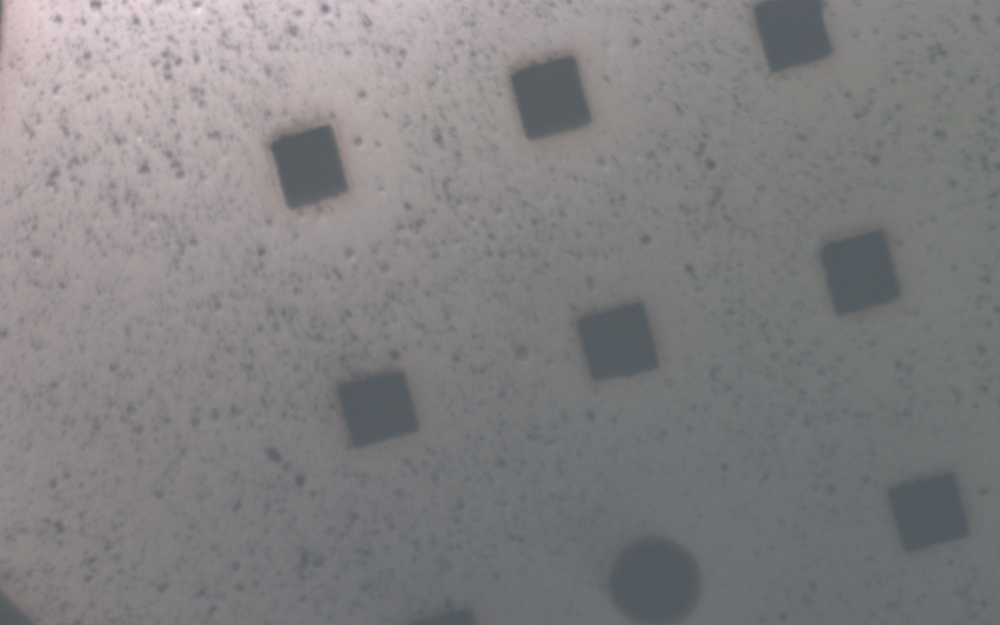
#> input picture test_images/focused/capture_20260407_122947_940421.png, 1000 x 625 px, shrunk from 1920 x 1200 before the run; its folder holds only this picture in this run
$ python AutoFocus.py   (older library calls are emulated)
#> lines starting #> are read from the running program, lines starting #| are printed output that depends on the picture
import cv2
import numpy as np
import time
import threading
import os
from concurrent.futures import ProcessPoolExecutor
from datetime import datetime
from pathlib import Path
if __name__ != "__main__": from schema.PositionSchema import Position

# Perhaps it would be best to move this insdie of the Camera Control class.
# The main advantage of doing so is that it enables us to use the same camera feed as the rest of the program
# This is enabled by easy access to the movement ToolController vial the ToolController singleton

HIGH = 23
LOW = 13
BROAD_STEP = 0.05
FINE_STEP = 0.01
FINER_STEP = 0.001

FAST_AF_SAMPLES_PER_SECOND = 12.5
FAST_AF_FEEDRATE = 400

TYPICAL_FAST_ERROR = 0.5

TYPICAL_QUICK_ERROR = 0.2


class Autofocus:

    # [254 lines left out: functions percise_autofocus_singlepass, fast_autofocus_singlepass, thorough_autofocus_routine, quick_autofocus_routine, generate_heights, wait_for_fresh_frame and 1 more, not called in this run]


    @staticmethod
    def get_sharpness_laplacian(img):
        """Return focus sharpness via variance of the Laplacian."""
        gray = cv2.cvtColor(img, cv2.COLOR_BGR2GRAY)
        lap = cv2.Laplacian(gray, cv2.CV_64F)
        return float(lap.var())

    @staticmethod
    def get_sharpness_tenengrad(img, tau_p = 90):
        gray = cv2.cvtColor(img, cv2.COLOR_BGR2GRAY)
        gx = cv2.Sobel(gray, cv2.CV_64F, 1, 0, ksize=3)
        gy = cv2.Sobel(gray, cv2.CV_64F, 0, 1, ksize=3)

        g2 = gx**2 + gy**2

        tau = np.percentile(g2, tau_p)
        strong = g2[g2 > tau]
        if not strong.size:
            return 0.0
        return float(np.mean(strong))

    # [25 lines left out: functions get_sharpness_brenner, test_capture_image, not called in this run]

    @staticmethod
    def fast_af_score(
        samples: list[tuple[float, "object"]],
        workers: int = 1,
        refine_top_fraction: float = 0.10,
    ) -> list[tuple[float, float]]:
        if not samples:
            return []

        ts_list = [ts for ts, _ in samples]
        imgs = [img for _, img in samples]
        max_workers = max(1, min(int(workers), os.cpu_count() or 1))

        if max_workers == 1 or len(imgs) < 8:
            coarse_scores = [Autofocus.get_sharpness_laplacian(img) for img in imgs]
        else:
            with ProcessPoolExecutor(max_workers=max_workers) as ex:
                coarse_scores = list(ex.map(Autofocus.get_sharpness_laplacian, imgs, chunksize=8))

        scored = list(zip(ts_list, coarse_scores))

        if refine_top_fraction <= 0:
            return scored

        refine_n = max(1, int(len(scored) * refine_top_fraction))
        top_idxs = sorted(range(len(scored)), key=lambda i: scored[i][1], reverse=True)[:refine_n]
        top_imgs = [imgs[i] for i in top_idxs]

        if max_workers == 1 or len(top_imgs) < 8:
            refined_scores = [Autofocus.get_sharpness_tenengrad(img) for img in top_imgs]
        else:
            with ProcessPoolExecutor(max_workers=max_workers) as ex:
                refined_scores = list(ex.map(Autofocus.get_sharpness_tenengrad, top_imgs, chunksize=4))

        for idx, refined in zip(top_idxs, refined_scores):
            scored[idx] = (scored[idx][0], float(refined))

        return scored

def test_speed_metrics():
    def slow_af_score (samples):
        return [(sample[0], Autofocus.get_sharpness_tenengrad(sample[1])) for sample in samples]

    image_root = Path(__file__).resolve().parent.parent / "test_images"
    image_paths = []
    for bucket in ("focused", "semifocused", "unfocused"):
        image_paths.extend((image_root / bucket).glob("*"))

    imgs = []
    for p in image_paths:
        img = cv2.imread(str(p))
#> img is the input picture: shape (625, 1000, 3); mean B, G, R 129.5, 128.4, 129.7
        if img is not None:
            imgs.append(img)

    if not imgs:
        raise RuntimeError(f"No readable images found under: {image_root}")

    rng = np.random.default_rng(42)
    ts = rng.uniform(0.0, 10_000.0, size=len(imgs))
#> ts = [7739.6, 4388.8]
    samples = list(zip(ts.tolist(), imgs))
#> samples = 2 items

    # make data set bigger for better test
    for i in range(6):
        samples.extend(samples)
#> after the loop, samples = 128 items

    t0 = time.perf_counter()
    slow_scores = slow_af_score(samples)
#> in get_sharpness_tenengrad, `gy = cv2.Sobel(gray, cv2.CV_64F, 0, 1, ksize=3)`:
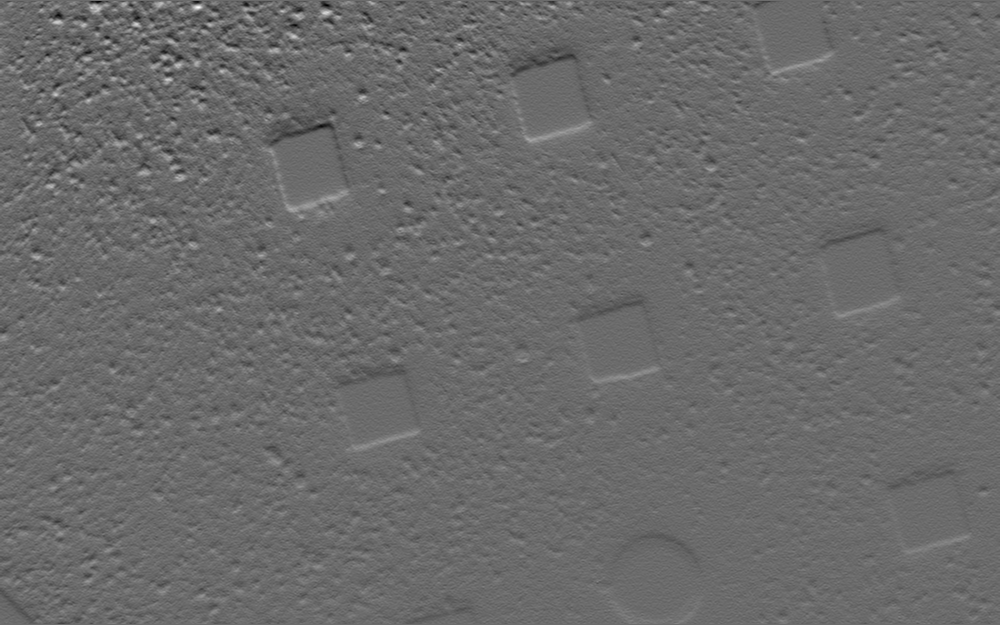
#> gy: shape (625, 1000) float64; min -108, max 148, mean -0.7; drawn with min black and max white
#> in get_sharpness_tenengrad, `g2 = gx**2 + gy**2`:
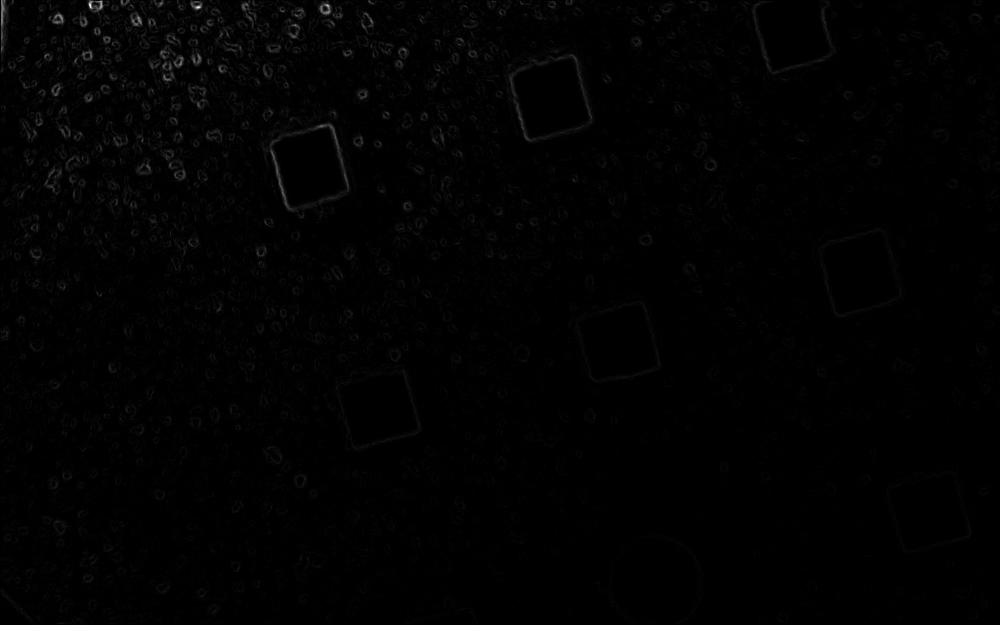
#> g2: shape (625, 1000) float64; min 0, max 25610, mean 231.3; drawn with min black and max white
#> in get_sharpness_tenengrad, `tau = np.percentile(g2, tau_p)`: tau = 522
#> call 2 of get_sharpness_tenengrad, with tau_p = 90
#> in get_sharpness_tenengrad (call 2), `gray = cv2.cvtColor(img, cv2.COLOR_BGR2GRAY)`:
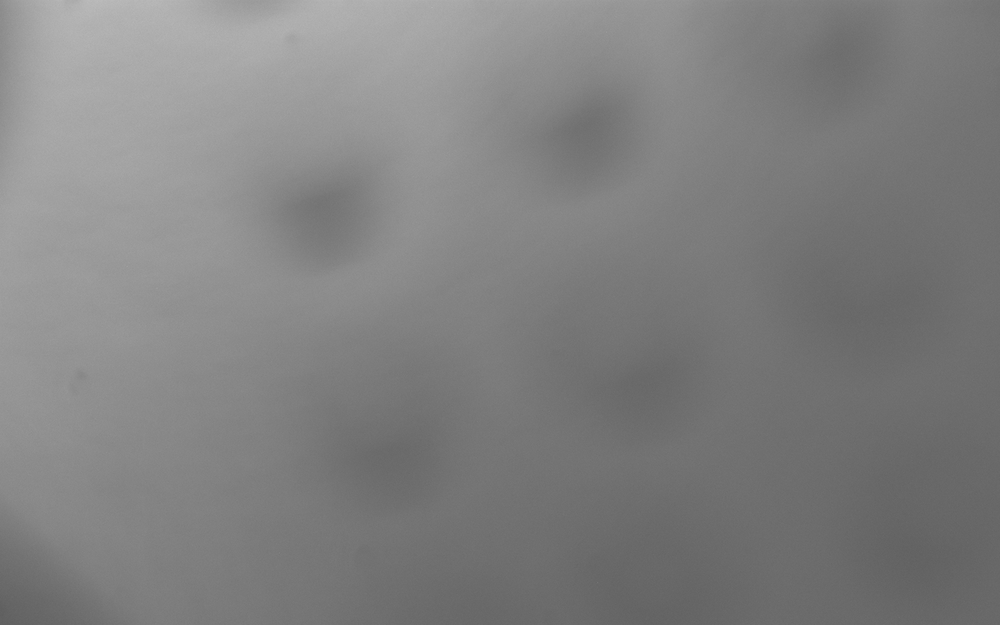
#> gray: shape (625, 1000); min 94, max 188, mean 128.4
#> in get_sharpness_tenengrad (call 2), `gx = cv2.Sobel(gray, cv2.CV_64F, 1, 0, ksize=3)`:
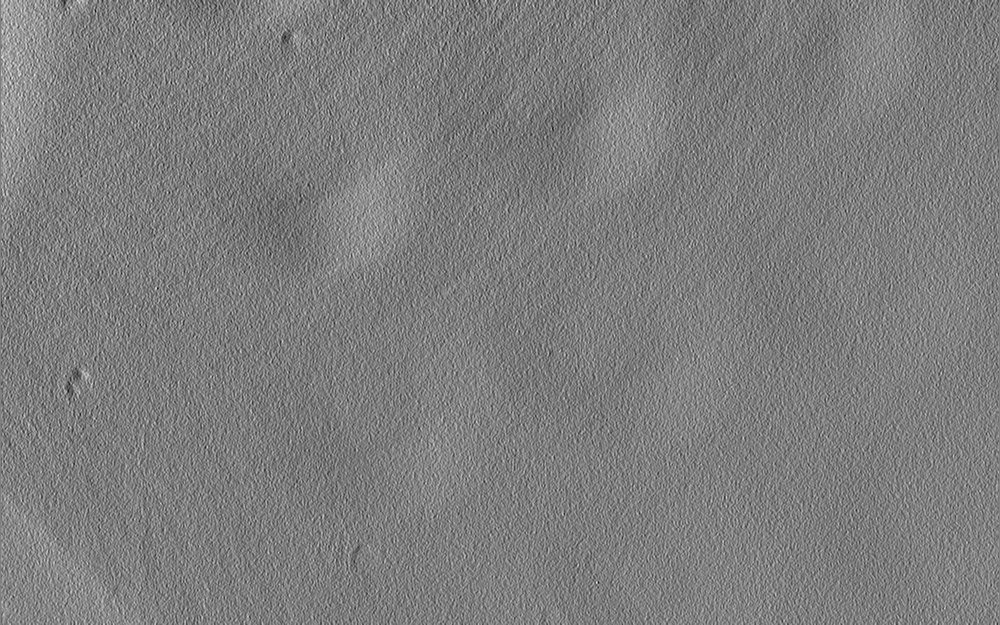
#> gx: shape (625, 1000) float64; min -26, max 26, mean -0.2; drawn with min black and max white
#> in get_sharpness_tenengrad (call 2), `gy = cv2.Sobel(gray, cv2.CV_64F, 0, 1, ksize=3)`:
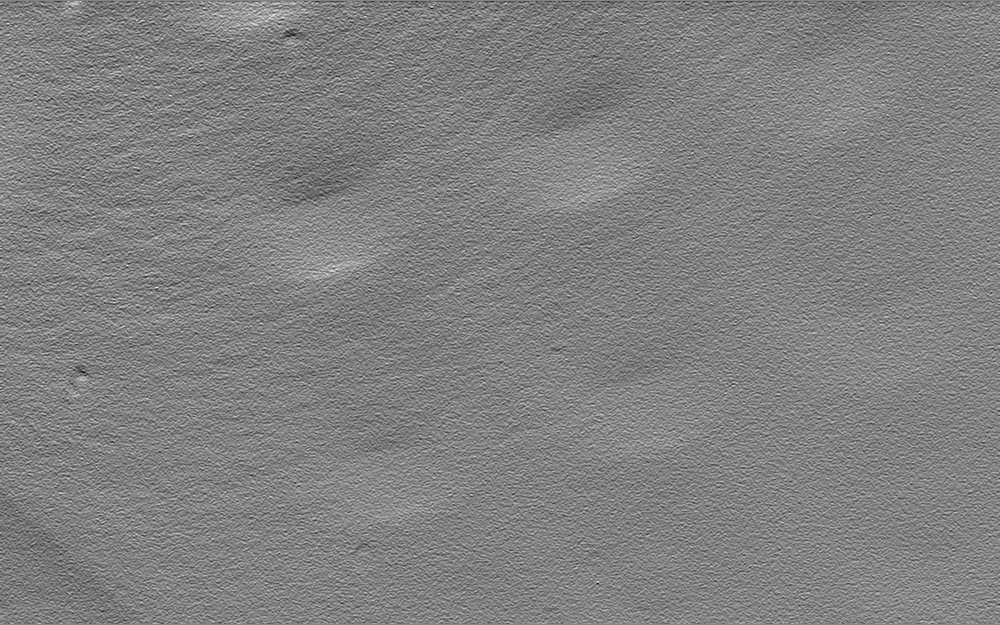
#> gy: shape (625, 1000) float64; min -28, max 26, mean -0.6; drawn with min black and max white
#> in get_sharpness_tenengrad (call 2), `g2 = gx**2 + gy**2`:
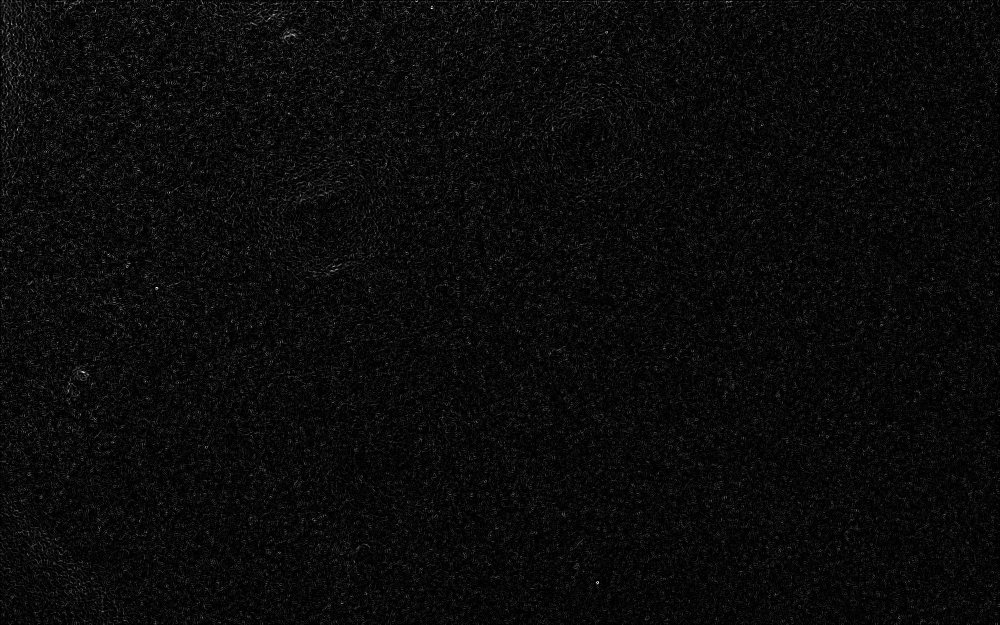
#> g2: shape (625, 1000) float64; min 0, max 884, mean 39.2; drawn with min black and max white
#> in get_sharpness_tenengrad (call 2), `tau = np.percentile(g2, tau_p)`: tau = 90
#> slow_scores = 128 pairs, first value 4388.8 to 7739.6, second value 135.6 to 1351.4
    slow_elapsed = time.perf_counter() - t0

    t1 = time.perf_counter()
    w1_fast_scores = Autofocus.fast_af_score(samples, workers=1)
#> in fast_af_score, `ts_list = [ts for ts, _ in samples]`: ts_list = 128 values, max 7739.6 at index 0, min 4388.8 at index 1, mean 6064.2
#> in fast_af_score, `imgs = [img for _, img in samples]`: imgs = 128 items
#> in get_sharpness_laplacian (call 2), `lap = cv2.Laplacian(gray, cv2.CV_64F)`:
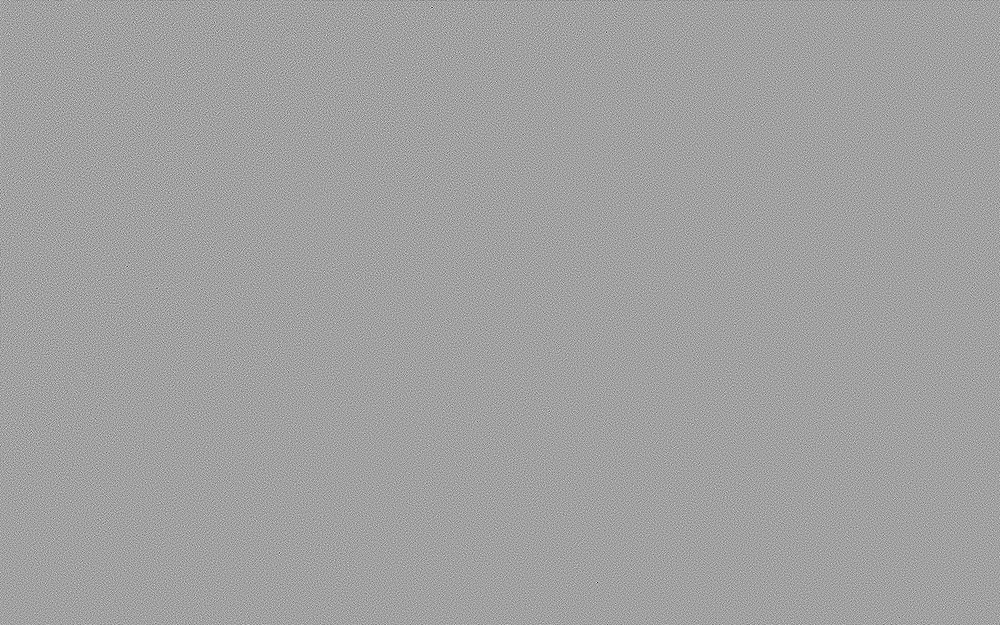
#> lap: shape (625, 1000) float64; min -43, max 25, mean 0; drawn with min black and max white
#> in fast_af_score, `coarse_scores = [Autofocus.get_sharpness_laplacian(img) for img in imgs]`: coarse_scores = 128 values, max 27.07 at index 0, min 21.7 at index 1, mean 24.38
#> in fast_af_score, `scored = list(zip(ts_list, coarse_scores))`: scored = 128 pairs, first value 4388.8 to 7739.6, second value 21.7 to 27.07
#> in fast_af_score, `refine_n = max(1, int(len(scored) * refine_top_fraction))`: refine_n = 12
#> in fast_af_score, `top_idxs = sorted(range(len(scored)), key=lambda i: scored[i][1], reve..`: top_idxs = [0, 2, 4, 6, 8, 10, 12, 14, 16, 18, 20, 22]
#> in fast_af_score, `top_imgs = [imgs[i] for i in top_idxs]`: top_imgs = 12 items
#> in fast_af_score, `refined_scores = [Autofocus.get_sharpness_tenengrad(img) for img in to..`: refined_scores = [1351.4, 1351.4, 1351.4, 1351.4, 1351.4, 1351.4, 1351.4, 1351.4, 1351.4, 1351.4, 1351.4, 1351.4]
#> the loop in fast_af_score, `for idx, refined in zip(top_idxs, refined_scores):` made 12 passes
#> idx on passes 2 to 12: 2, 4, 6, 8, 10, 12, 14, 16, 18, 20, 22
#> after the loop in fast_af_score, `for idx, refined in zip(top_idxs, refined_scores):`: scored = 128 pairs, first value 4388.8 to 7739.6, second value 21.7 to 1351.4
#> w1_fast_scores has the same summary as scored in fast_af_score
    w1_fast_elapsed = time.perf_counter() - t1

    t1 = time.perf_counter()
    w2_fast_scores = Autofocus.fast_af_score(samples, workers=2)
#> the loop in fast_af_score (call 2), `for idx, refined in zip(top_idxs, refined_scores):` made 12 passes
#> w2_fast_scores has the same summary as scored in fast_af_score
    w2_fast_elapsed = time.perf_counter() - t1

    t1 = time.perf_counter()
    w3_fast_scores = Autofocus.fast_af_score(samples, workers=3)
#> w3_fast_scores has the same summary as scored in fast_af_score
    w3_fast_elapsed = time.perf_counter() - t1

    t1 = time.perf_counter()
    w4_fast_scores = Autofocus.fast_af_score(samples, workers=4)
#> w4_fast_scores has the same summary as scored in fast_af_score
    w4_fast_elapsed = time.perf_counter() - t1

    print(f"Images: {len(samples)}")
#| Images: 128
    print(f"slow_af_score: {slow_elapsed:.4f}s")
    print(f"fast_af_score (workers=1): {w1_fast_elapsed:.4f}s")
    print(f"fast_af_score (workers=2): {w2_fast_elapsed:.4f}s")
    print(f"fast_af_score (workers=3): {w3_fast_elapsed:.4f}s")
    print(f"fast_af_score (workers=4): {w4_fast_elapsed:.4f}s")


    print(f"Outputs: slow={len(slow_scores)}, fast={len(w4_fast_scores)}")
#| Outputs: slow=128, fast=128

if __name__ == "__main__":
    test_speed_metrics()
